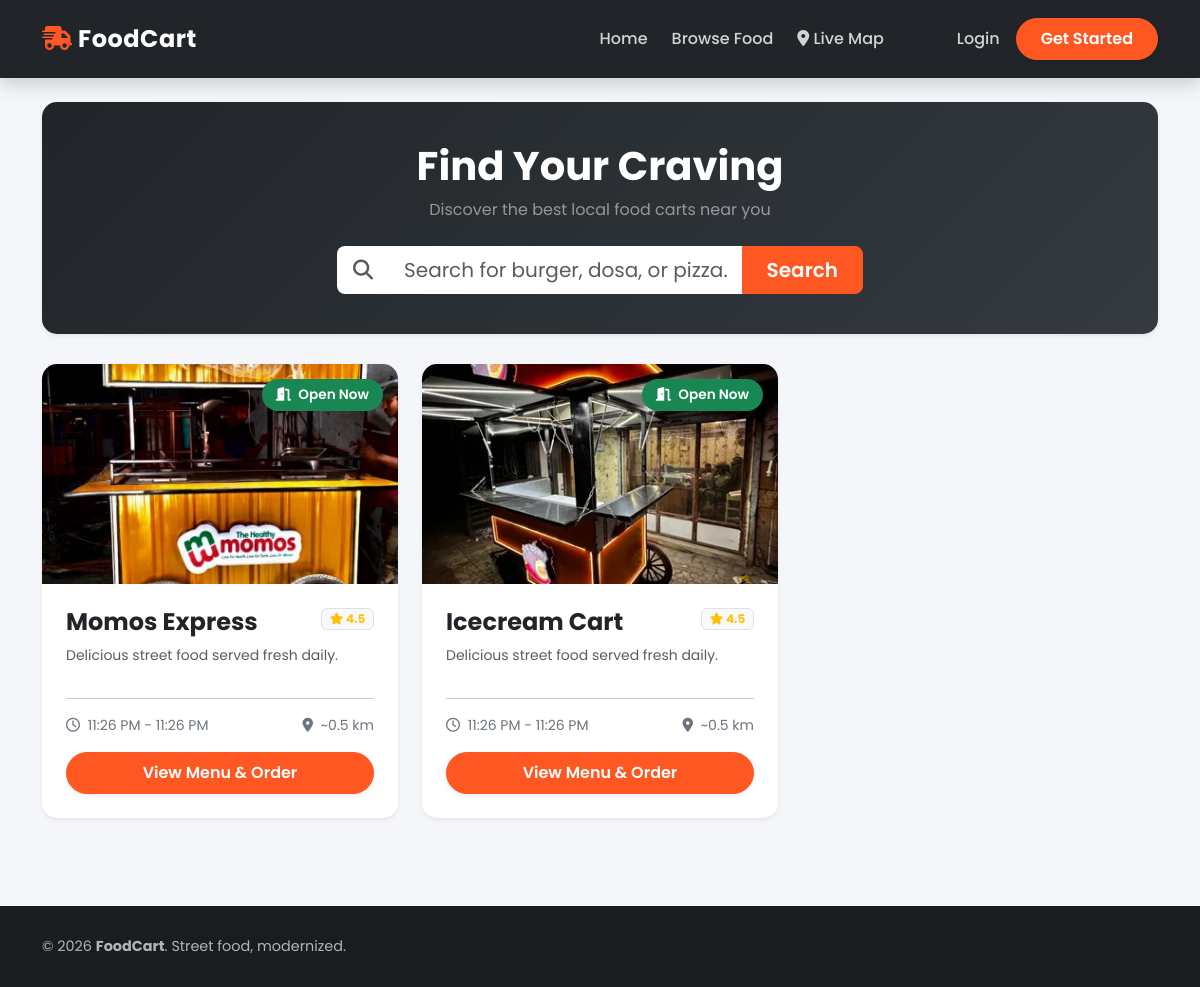
Screenshot of /vendor/list/ with the database file from the repository.
### vendor/models.py (models this page shows, shortened)
class FoodCart(models.Model):
    owner = models.OneToOneField(User, on_delete=models.CASCADE, null=True, blank=True)
    name = models.CharField(max_length=100)
    image = models.ImageField(upload_to='cart_images/', default='cart_images/default.jpg')
    opening_time = models.TimeField(default=datetime.time(10, 0)) # 10 AM
    closing_time = models.TimeField(default=datetime.time(22, 0)) # 10 PM
    is_open = models.BooleanField(default=True)
    current_lat = models.FloatField(default=12.9716)
    current_long = models.FloatField(default=77.5946)
    payment_qr = models.ImageField(upload_to='payment_qrs/', blank=True, null=True)

### vendor/views.py (the view)
# urls.py: path('list/', views.vendor_list, name='vendor_list'),
def vendor_list(request):
    carts = FoodCart.objects.all()
    now = timezone.localtime().time()
    for cart in carts:
        if not cart.is_open:
            cart.is_open_now = False
            continue
        if cart.closing_time < cart.opening_time:
             is_time_ok = now >= cart.opening_time or now <= cart.closing_time
        else:
             is_time_ok = cart.opening_time <= now <= cart.closing_time
        cart.is_open_now = is_time_ok
    return render(request, 'vendor/list.html', {'carts': carts})

### templates/vendor/list.html (shortened to what this page needs)
{% extends 'core/base.html' %}
{% block content %}
<link href="https://unpkg.com/aos@2.3.1/dist/aos.css" rel="stylesheet">
<div class="discovery-header shadow-sm text-center" data-aos="fade-down">
    <h1 class="fw-bold mb-2">Find Your Craving</h1>
    <p class="text-white-50 mb-4">Discover the best local food carts near you</p>
    <div class="row justify-content-center">
        <div class="col-md-8 col-lg-6">
            <div class="input-group input-group-lg">
                <span class="input-group-text bg-white border-0 text-muted"><i class="fas fa-search"></i></span>
                <input type="text" class="form-control border-0" placeholder="Search for burger, dosa, or pizza...">
                <button class="btn btn-brand px-4">Search</button>
            </div>
        </div>
    </div>
</div>
<div class="row g-4 mb-5">
    {% for cart in carts %}
    <div class="col-md-6 col-lg-4" data-aos="fade-up" data-aos-delay="{{ forloop.counter0|add:1 }}00">
        <div class="card h-100 food-card shadow-sm {% if not cart.is_open_now %}bg-light{% endif %}"
             style="{% if not cart.is_open_now %}filter: grayscale(1); opacity: 0.9;{% endif %}">
            <div class="img-wrapper">
                {% if cart.is_open_now %}
                    <span class="status-badge bg-success text-white shadow">
                        <i class="fas fa-door-open me-1"></i> Open Now
                    </span>
                {% endif %}
                {% if cart.image %}
                    <img src="{{ cart.image.url }}" class="w-100 h-100 object-fit-cover" alt="{{ cart.name }}">
                {% else %}
                    <img src="https://placehold.co/600x400?text=FoodCart" class="w-100 h-100 object-fit-cover">
                {% endif %}
            </div>
            <div class="card-body d-flex flex-column p-4">
                <div class="d-flex justify-content-between align-items-start mb-2">
                    <h4 class="card-title fw-bold mb-0 text-dark">{{ cart.name }}</h4>
                    <span class="badge bg-light text-warning border">
                        <i class="fas fa-star"></i> 4.5
                    </span>
                </div>
                <p class="card-text text-muted small mb-3 text-truncate">
                    {{ cart.description|default:"Delicious street food served fresh daily." }}
                </p>
                <div class="mt-auto">
                    <hr class="opacity-10 my-3">
                    <div class="d-flex justify-content-between align-items-center mb-3 text-secondary small">
                        <span><i class="far fa-clock me-1"></i> {{ cart.opening_time|time:"g:i A" }} - {{ cart.closing_time|time:"g:i A" }}</span>
                        <span><i class="fas fa-map-marker-alt me-1"></i> ~0.5 km</span>
                    </div>
                    {% if cart.is_open_now %}
                        <a href="{% url 'menu_view' cart.id %}" class="btn btn-brand w-100 shadow-sm py-2">
                            View Menu & Order
                        </a>
                    {% else %}
                        <a href="{% url 'menu_view' cart.id %}" class="btn btn-outline-secondary w-100 py-2">
                            View Menu (Closed)
                        </a>
                    {% endif %}
                </div>
            </div>
        </div>
    </div>
    {% endfor %}
</div>
{% endblock %}

### templates/core/base.html (style rules this page uses)
body { background-color: #f4f6f9; font-family: 'Poppins', sans-serif; min-height: 100vh; display: flex; flex-direction: column; }
.btn { border-radius: 50px; padding: 8px 24px; font-weight: 600; transition: all 0.6s ease; text-transform: capitalize; }
.btn-brand { background-color: #ff5722; border-color: #ff5722; color: white; }
.card { border: none; border-radius: 12px; transition: transform 0.4s ease, box-shadow 0.4s ease; }

### templates/vendor/list.html (style rules this page uses)
.discovery-header { background: linear-gradient(135deg, #212529, #343a40); color: white; padding: 40px 20px; border-radius: 15px; margin-bottom: 30px; position: relative; overflow: hidden; }
.food-card { border: none; border-radius: 15px; overflow: hidden; transition: all 0.6s ease; background: white; }
.img-wrapper { height: 220px; overflow: hidden; position: relative; }
.food-card img { transition: transform 1s ease; }
.status-badge { position: absolute; top: 15px; right: 15px; padding: 6px 14px; border-radius: 30px; font-weight: 600; font-size: 0.85rem; z-index: 2; backdrop-filter: blur(5px); }

### rows the page displays
FoodCart: shows "Open Now", image (picture), name "Momos Express", description "Delicious street food served fresh daily.", opening_time "11:26 PM", closing_time "11:26 PM", shows "View Menu & Order"
FoodCart: shows "Open Now", image (picture), name "Icecream Cart", description "Delicious street food served fresh daily.", opening_time "11:26 PM", closing_time "11:26 PM", shows "View Menu & Order"
